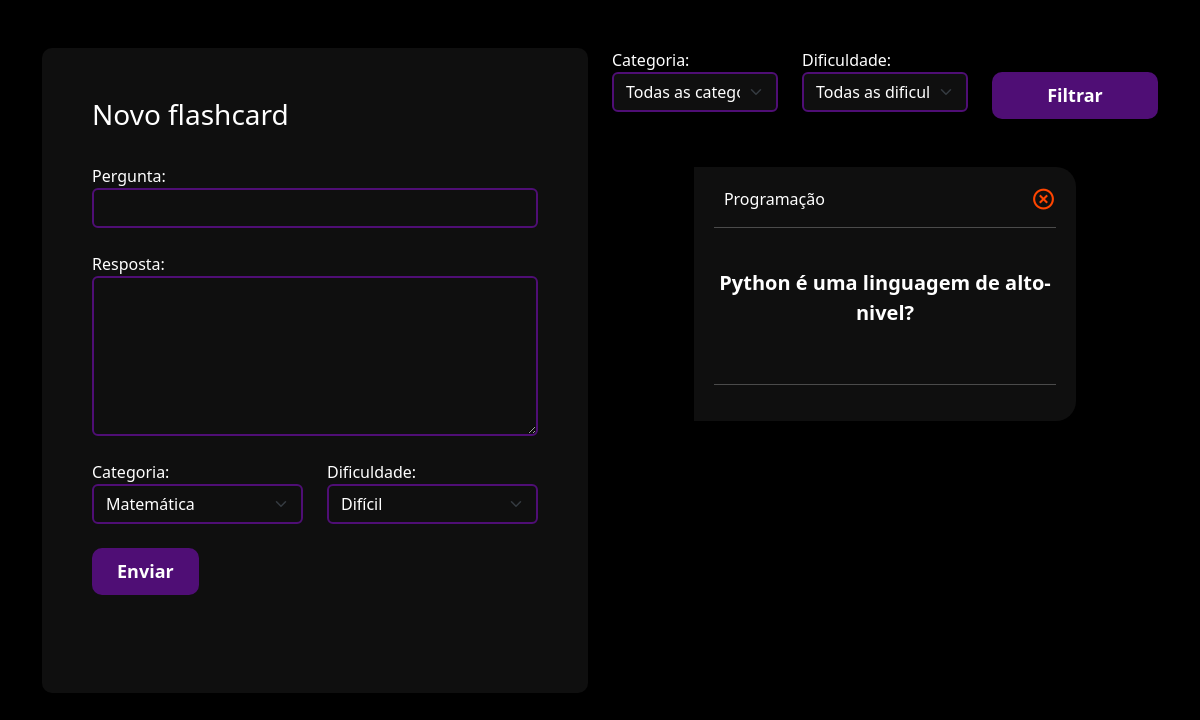
The app's page /flashcard/novo_flashcard/ (signed in), older data.
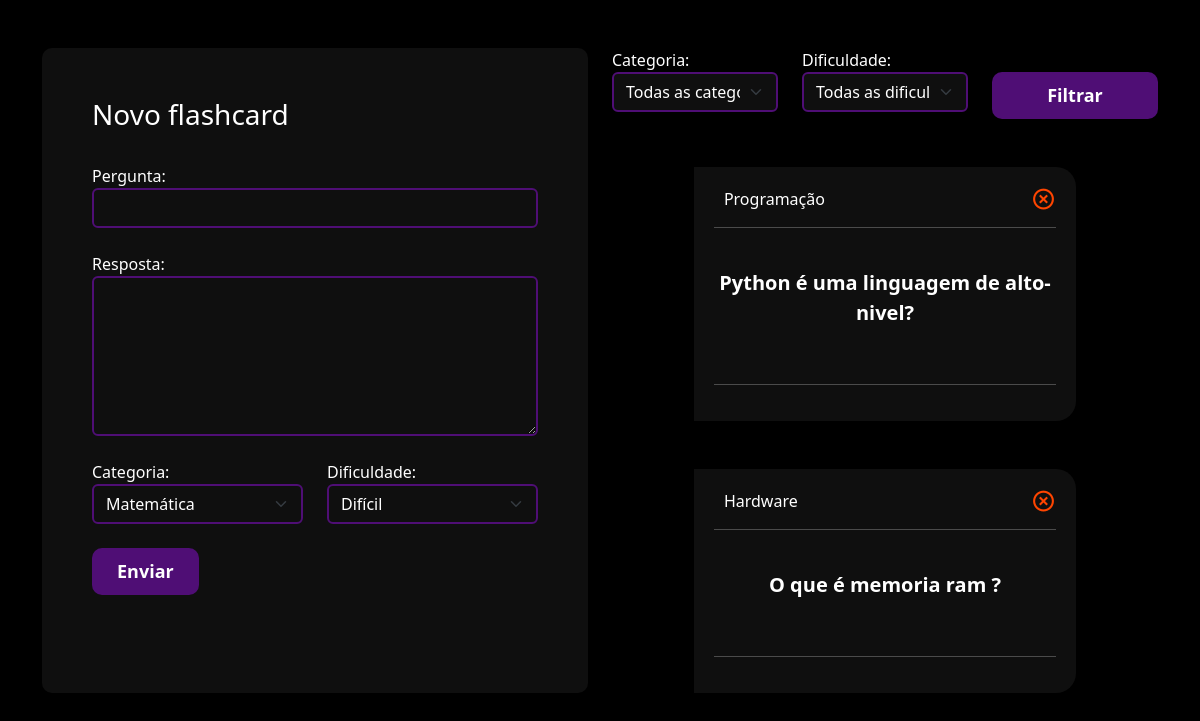
The same page, newer data.
### flashcard/models.py (models this page shows, shortened)
class Flashcard(models.Model):
    DIFICULDADE_CHOICES = (('D', 'Difícil'), ('M', 'Médio'), ('F', 'Fácil'))
    user = models.ForeignKey(User, on_delete=models.DO_NOTHING)
    pergunta = models.CharField(max_length=200)
    resposta = models.TextField()
    categoria = models.ForeignKey(Categoria, on_delete=models.DO_NOTHING)
    dificuldade = models.CharField(max_length=1, choices=DIFICULDADE_CHOICES)

class Categoria(models.Model):
    nome = models.CharField(max_length=25)
    def __str__(self):
        return self.nome

### flashcard/views.py (the view, shortened to what this page needs)
# urls.py: path('novo_flashcard/', views.novo_flashcard, name="novo_flashcard"),
def novo_flashcard(req):
    if not req.user.is_authenticated:
        return redirect("/usuarios/logar")
    elif req.method =="GET":
        categoria = Categoria.objects.all()
        dificuldades = Flashcard.DIFICULDADE_CHOICES
        flashcards = Flashcard.objects.filter(user=req.user)
        categoria_filter = req.GET.get('categoria')
        dificuldade_filter = req.GET.get('dificuldade')
        if categoria_filter:
            flashcards = flashcards.filter(categoria__id=categoria_filter)
        if dificuldade_filter:
            flashcards = flashcards.filter(dificuldade=dificuldade_filter)
        return render(req, "novo_flashcard.html", {'categorias': categoria, 'dificuldades': dificuldades, 'flashcards': flashcards})

### flashcard/templates/novo_flashcard.html (shortened to what this page needs)
{% extends "base.html" %} {% load static %} {% block 'header' %}
<link href="{% static 'usuarios/css/cadastro.css' %}" rel="stylesheet" />
<link
  href="https://unpkg.com/boxicons@2.1.4/css/boxicons.min.css"
  rel="stylesheet"
/>
<link href="{% static 'flashcard/css/novo_flashcard.css' %}" rel="stylesheet" />
{% endblock 'header' %} {% block 'conteudo' %}
<div class="container">
  <br />
  <br />
  <div class="row">
    <div class="col-md">
      <div class="box-form">
        <form action="{% url 'novo_flashcard' %}" method="POST">
          <h3>Novo flashcard</h3>
          <br />
          <label>Pergunta:</label>
          <input type="text" class="form-control" name="pergunta" required/>
          <br />
          <label>Resposta:</label>
          <textarea class="form-control" name="resposta" rows="6" required></textarea>
          <br />
          <div class="row">
            <div class="col-md">
              <label for="">Categoria:</label>
              <select class="form-select" name="categoria">
                {% for categoria in categorias %}
                <option value="{{categoria.id}}">{{categoria}}</option>
                {% endfor %}
              </select>
            </div>
            <div class="col-md">
              <label for="">Dificuldade:</label>
              <select class="form-select" name="dificuldade">
                {% for dificuldade in dificuldades %}
                <option value="{{dificuldade.0}}">{{dificuldade.1}}</option>
                {% endfor %}
              </select>
            </div>
          </div>
          <br />
          <input type="submit" value="Enviar" class="btn-cadastro" />
          <br />
          <br />
          <br />
        </form>
      </div>
    </div>
    <div class="col-md">
      <form action="{% url 'novo_flashcard' %}" method="GET">{% csrf_token %}
        <div class="row">
          <div class="col-md">
            <label for="">Categoria:</label>
            <select name="categoria" id="" class="form-select">
              <option value="">Todas as categorias:</option>
            </select>
          </div>
          <div class="col-md">
            <label for="">Dificuldade:</label>
            <select name="dificuldade" id="" class="form-select">
              <option value="">Todas as dificuldades:</option>
            </select>
          </div>
          <div class="col-md">
            <br />
            <input
              type="submit"
              style="width: 100%"
              value="Filtrar"
              class="btn-cadastro"
            />
          </div>
        </div>
      </form>
      <br />
      <br />
      {% for flash in flashcards %}
      <div class="box-new-flashcard" onclick="flip_card({{flash.id}})">
        <div class="flashcard">
          <div class="flashcard-categoria">{{flash.categoria}}</div>
          <a href="{% url 'delete_flashcard' flash.id %}"><i class="icone-exit bx bx-x-circle"></i></a>
          <hr>
          <br />
          <div class="flashcard-box-item">
            <p class="flashcard-item">{{flash.pergunta}}</p>
          </div>
          <br>
          <hr>
        </div>
      </div>
      <br />
      <br />
      {% endfor %}
    </div>
  </div>
</div>
{% endblock 'conteudo' %}

### templates/base.html (shortened to what this page needs)
{% load static %}
<!DOCTYPE html>
<!DOCTYPE html>
<html lang="pt-br">
<head>
    <link rel="stylesheet" href="https://cdn.jsdelivr.net/npm/bootstrap@5.3.2/dist/css/bootstrap.min.css">
    <link rel="stylesheet" href="{% static 'geral/css/base.css' %}">
    {% block 'header' %}{% endblock %}
</head>
<body>
    {% block 'conteudo' %}{% endblock %}
</body>
</html>

### templates/static/geral/css/base.css (style rules this page uses)
:root { --color-0: #000; --color-1: #0f0f0f; --color-2: rgb(24, 11, 32); --color-3: #4f0e75; --color-4: #004aac; }
body { background-color: var(--color-0); color: white }

### templates/static/usuarios/css/cadastro.css (style rules this page uses)
* { margin: 0; padding: 0; }
.box-form { padding: 50px; background-color: var(--color-1) ; color: white; border-radius: 10px; display: flexbox; }
.btn-cadastro { padding: 10px; background-color: var(--color-3); border: none; border-radius: 10px; color: #fff; font-size: 18px; font-weight: bold; padding-left: 25px; padding-right: 25px; align-items: center; justify-content: center; transition: all .2s ease-in-out; }
.btn-cadastro::after, .btn-cadastro:hover { background-color: var(--color-4); transform: scale(1.1); }
.form-control, .form-control:focus { background-color: var(--color-1); border: 2px solid var(--color-3); color: #fff; }
.form-select { background-color: var(--color-1); border: 2px solid var(--color-3); color: #fff; }

### templates/static/flashcard/css/novo_flashcard.css (style rules this page uses)
.box-new-flashcard { width: 70%; margin: auto; }
.flashcard { background-color: var(--color-1); padding: 20px; border-radius: 0 20px 20px 0; }
.flashcard-box-item { text-align: center; }
.flashcard p { font-size: 20px; font-weight: bold; cursor: pointer; }
.flashcard-categoria { background-color: var(--color-1); display: inline; padding: 10px; }
.icone-exit { float: right; font-size: 25px; color: orangered; }
.form-control { background-color: var(--color-1); border: 2px solid var(--color-3); color: #fff; }
.form-select { background-color: var(--color-1); border: 2px solid var(--color-3); color: #fff; }

Row changes from the older to the newer data that the page shows:
added Flashcard: categoria "Hardware", pergunta "O que é memoria ram ?"
